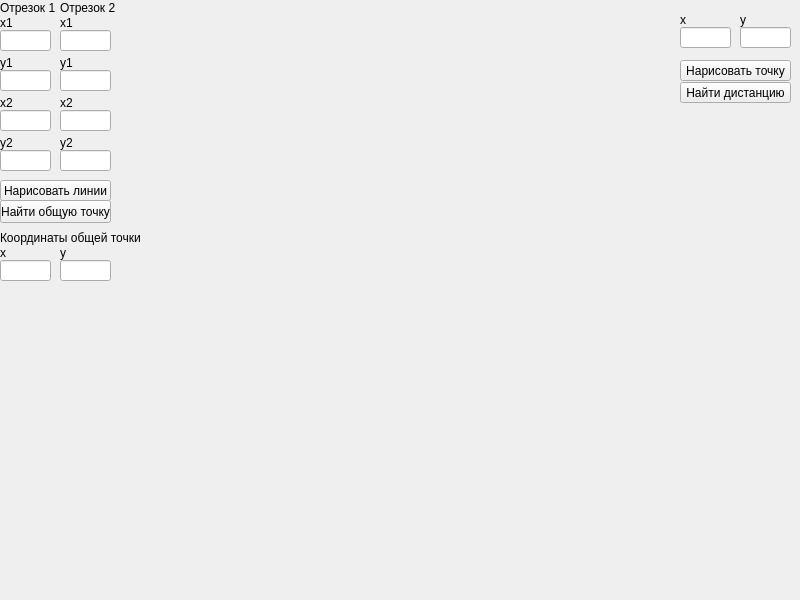
<?xml version="1.0" encoding="UTF-8"?>
<ui version="4.0">
 <class>Widget</class>
 <widget class="QWidget" name="Widget">
  <property name="geometry">
   <rect>
    <x>0</x>
    <y>0</y>
    <width>800</width>
    <height>600</height>
   </rect>
  </property>
  <property name="windowTitle">
   <string>Widget</string>
  </property>
  <widget class="QLabel" name="label">
   <property name="geometry">
    <rect>
     <x>0</x>
     <y>0</y>
     <width>61</width>
     <height>16</height>
    </rect>
   </property>
   <property name="text">
    <string>Отрезок 1</string>
   </property>
  </widget>
  <widget class="QLabel" name="label_2">
   <property name="geometry">
    <rect>
     <x>60</x>
     <y>0</y>
     <width>61</width>
     <height>16</height>
    </rect>
   </property>
   <property name="text">
    <string>Отрезок 2</string>
   </property>
  </widget>
  <widget class="QLabel" name="label_3">
   <property name="geometry">
    <rect>
     <x>0</x>
     <y>13</y>
     <width>47</width>
     <height>20</height>
    </rect>
   </property>
   <property name="text">
    <string>x1</string>
   </property>
  </widget>
  <widget class="QLineEdit" name="line1_x1">
   <property name="geometry">
    <rect>
     <x>0</x>
     <y>30</y>
     <width>51</width>
     <height>21</height>
    </rect>
   </property>
  </widget>
  <widget class="QLabel" name="label_4">
   <property name="geometry">
    <rect>
     <x>60</x>
     <y>13</y>
     <width>47</width>
     <height>20</height>
    </rect>
   </property>
   <property name="text">
    <string>x1</string>
   </property>
  </widget>
  <widget class="QLineEdit" name="line2_x1">
   <property name="geometry">
    <rect>
     <x>60</x>
     <y>30</y>
     <width>51</width>
     <height>21</height>
    </rect>
   </property>
  </widget>
  <widget class="QLabel" name="label_5">
   <property name="geometry">
    <rect>
     <x>0</x>
     <y>53</y>
     <width>47</width>
     <height>20</height>
    </rect>
   </property>
   <property name="text">
    <string>y1</string>
   </property>
  </widget>
  <widget class="QLineEdit" name="line1_y1">
   <property name="geometry">
    <rect>
     <x>0</x>
     <y>70</y>
     <width>51</width>
     <height>21</height>
    </rect>
   </property>
  </widget>
  <widget class="QLabel" name="label_6">
   <property name="geometry">
    <rect>
     <x>60</x>
     <y>53</y>
     <width>47</width>
     <height>20</height>
    </rect>
   </property>
   <property name="text">
    <string>y1</string>
   </property>
  </widget>
  <widget class="QLineEdit" name="line2_y1">
   <property name="geometry">
    <rect>
     <x>60</x>
     <y>70</y>
     <width>51</width>
     <height>21</height>
    </rect>
   </property>
  </widget>
  <widget class="QLabel" name="label_7">
   <property name="geometry">
    <rect>
     <x>0</x>
     <y>93</y>
     <width>47</width>
     <height>20</height>
    </rect>
   </property>
   <property name="text">
    <string>x2</string>
   </property>
  </widget>
  <widget class="QLineEdit" name="line1_x2">
   <property name="geometry">
    <rect>
     <x>0</x>
     <y>110</y>
     <width>51</width>
     <height>21</height>
    </rect>
   </property>
  </widget>
  <widget class="QLabel" name="label_8">
   <property name="geometry">
    <rect>
     <x>0</x>
     <y>133</y>
     <width>47</width>
     <height>20</height>
    </rect>
   </property>
   <property name="text">
    <string>y2</string>
   </property>
  </widget>
  <widget class="QLineEdit" name="line1_y2">
   <property name="geometry">
    <rect>
     <x>0</x>
     <y>150</y>
     <width>51</width>
     <height>21</height>
    </rect>
   </property>
  </widget>
  <widget class="QLabel" name="label_9">
   <property name="geometry">
    <rect>
     <x>60</x>
     <y>93</y>
     <width>47</width>
     <height>20</height>
    </rect>
   </property>
   <property name="text">
    <string>x2</string>
   </property>
  </widget>
  <widget class="QLineEdit" name="line2_x2">
   <property name="geometry">
    <rect>
     <x>60</x>
     <y>110</y>
     <width>51</width>
     <height>21</height>
    </rect>
   </property>
  </widget>
  <widget class="QLabel" name="label_10">
   <property name="geometry">
    <rect>
     <x>60</x>
     <y>133</y>
     <width>47</width>
     <height>20</height>
    </rect>
   </property>
   <property name="text">
    <string>y2</string>
   </property>
  </widget>
  <widget class="QLineEdit" name="line2_y2">
   <property name="geometry">
    <rect>
     <x>60</x>
     <y>150</y>
     <width>51</width>
     <height>21</height>
    </rect>
   </property>
  </widget>
  <widget class="QPushButton" name="drawLines">
   <property name="geometry">
    <rect>
     <x>0</x>
     <y>180</y>
     <width>111</width>
     <height>21</height>
    </rect>
   </property>
   <property name="text">
    <string>Нарисовать линии</string>
   </property>
  </widget>
  <widget class="QPushButton" name="findCommonPoint">
   <property name="geometry">
    <rect>
     <x>0</x>
     <y>200</y>
     <width>111</width>
     <height>23</height>
    </rect>
   </property>
   <property name="text">
    <string>Найти общую точку</string>
   </property>
  </widget>
  <widget class="QLabel" name="label_11">
   <property name="geometry">
    <rect>
     <x>0</x>
     <y>230</y>
     <width>141</width>
     <height>16</height>
    </rect>
   </property>
   <property name="text">
    <string>Координаты общей точки</string>
   </property>
  </widget>
  <widget class="QLineEdit" name="commonPoint_y">
   <property name="geometry">
    <rect>
     <x>60</x>
     <y>260</y>
     <width>51</width>
     <height>21</height>
    </rect>
   </property>
  </widget>
  <widget class="QLabel" name="label_12">
   <property name="geometry">
    <rect>
     <x>60</x>
     <y>243</y>
     <width>47</width>
     <height>20</height>
    </rect>
   </property>
   <property name="text">
    <string>y</string>
   </property>
  </widget>
  <widget class="QLabel" name="label_14">
   <property name="geometry">
    <rect>
     <x>0</x>
     <y>243</y>
     <width>47</width>
     <height>20</height>
    </rect>
   </property>
   <property name="text">
    <string>x</string>
   </property>
  </widget>
  <widget class="QLineEdit" name="commonPoint_x">
   <property name="geometry">
    <rect>
     <x>0</x>
     <y>260</y>
     <width>51</width>
     <height>21</height>
    </rect>
   </property>
  </widget>
  <widget class="QLineEdit" name="point_y">
   <property name="geometry">
    <rect>
     <x>740</x>
     <y>27</y>
     <width>51</width>
     <height>21</height>
    </rect>
   </property>
  </widget>
  <widget class="QLabel" name="label_13">
   <property name="geometry">
    <rect>
     <x>740</x>
     <y>10</y>
     <width>47</width>
     <height>20</height>
    </rect>
   </property>
   <property name="text">
    <string>y</string>
   </property>
  </widget>
  <widget class="QLineEdit" name="point_x">
   <property name="geometry">
    <rect>
     <x>680</x>
     <y>27</y>
     <width>51</width>
     <height>21</height>
    </rect>
   </property>
  </widget>
  <widget class="QLabel" name="label_15">
   <property name="geometry">
    <rect>
     <x>680</x>
     <y>10</y>
     <width>47</width>
     <height>20</height>
    </rect>
   </property>
   <property name="text">
    <string>x</string>
   </property>
  </widget>
  <widget class="QPushButton" name="drawPoint">
   <property name="geometry">
    <rect>
     <x>680</x>
     <y>60</y>
     <width>111</width>
     <height>21</height>
    </rect>
   </property>
   <property name="text">
    <string>Нарисовать точку</string>
   </property>
  </widget>
  <widget class="QPushButton" name="findDistance">
   <property name="geometry">
    <rect>
     <x>680</x>
     <y>82</y>
     <width>111</width>
     <height>21</height>
    </rect>
   </property>
   <property name="text">
    <string>Найти дистанцию</string>
   </property>
  </widget>
 </widget>
 <resources/>
 <connections/>
</ui>
